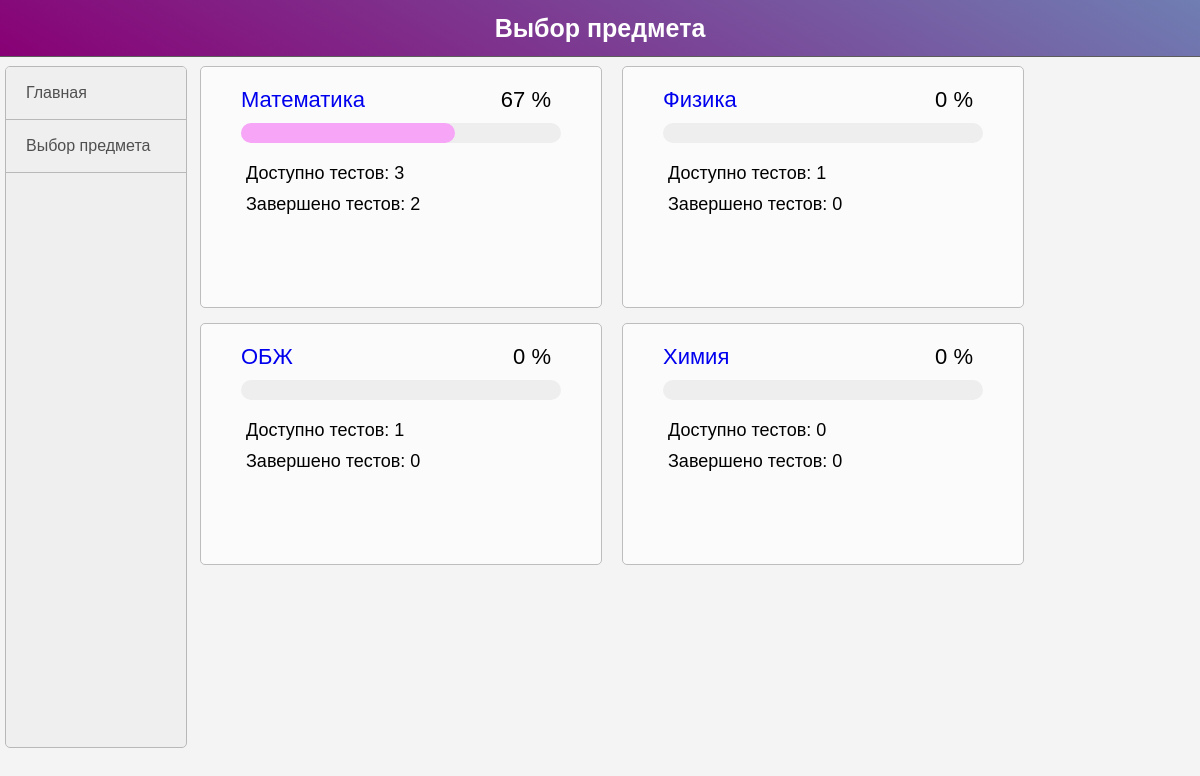
The page /subjects (signed in) on the database its author committed.
### models.py (models this page shows, shortened)
class Subjects(db.Model):
    id = db.Column(db.Integer, primary_key=True)
    name = db.Column(db.String)

### main.py (the view)
@app.route('/subjects')
@login_required
def subjects():
    subjects = []
    for s in Subjects.query.all():
        tests = Tests.query.filter_by(subject_id=s.id)
        tests_count= len(list(tests))
        completed_tests_count = len(list(Attempt.query.with_entities(Attempt.test_id, Attempt.user_id).filter(Attempt.test_id.in_(t.id for t in tests), Attempt.user_id.is_(g.user.id)).distinct()))
        progress = round(completed_tests_count/tests_count*100) if tests_count > 0 else 0
        subjects.append({**vars(s), 'tests_count': tests_count, 'completed_tests_count': completed_tests_count, 'progress': progress})
    return render_template('subjects.html', subjects=subjects)

### main.py (called while the page is built)
@app.before_request
def before_request():
    g.user = current_user
    g.id = 0 if not g.user.is_authenticated else g.user.id

### models.py (called while the page is built)
@lm.user_loader
def load_user(id):
    return Users.query.get(int(id))

### templates/subjects.html (shortened to what this page needs)
{% extends "base.html" %}
{% block title %}Выбор предмета{% endblock %}
{% block content %}
	{% for subj in subjects %}
	<div class="content-block">
		<div class="progress"> {{subj.progress}} %</div>
		<div class="subject-name">
			<a href={{ url_for('tests_view', subject_id=subj.id) }}>
				{{subj.name}}
			</a>
		</div>
		<div class="bar">
			<div id="{{ subj.id }}" class="progress__bar"></div>
		</div>
		<div class="tests-count"> Доступно тестов: {{subj.tests_count}} </div>
		<div class="completed-tests-count"> Завершено тестов: {{subj.completed_tests_count}} </div>
	</div>
	{% endfor %}
{% endblock %}

### templates/base.html (shortened to what this page needs)
<!DOCTYPE html>
<html lang="en">
<head>
</head>
<body>
  <div class="menu">
    <ul class="menu-list">
      <li><a href="/">Главная</a></li>
      <li class="menu-item"><a href="/subjects">Выбор предмета</a>
      </li>
    </ul>
  </div>
  <div class="title">
    {% block title %}
    {% endblock %}
  </div>
  <div class="content">
      {% block content %}
      {% endblock %}
  </div>
</body>
</html>

### templates/base.html (style rules this page uses)
body { margin: 0px; font-family: sans-serif; background-color: #f4f4f4; }
.title { display: flex; justify-content: center; align-items: center; color: #ffffff; position: fixed; background: linear-gradient(30deg, #880075, #6F7EB3); border-bottom: 1px solid #5c5c5c; height: 7vh; width: 100%; top: 0; font-size: 25px; font-weight: 600; }
.content { margin-top: 7vh; width: 85%; float: right; }
.content-block { margin: 10px 20px 5px 20px; padding-left: 35px; border: 1px solid #bdbdbd; border-radius: 5px; background-color: #fbfbfb; padding: 20px 40px; }
.menu { position: fixed; left: 0; top: 7vh; margin: 10px 0 0 5px; overflow-y:auto; width: 15%; height: 85vh; display: block; background-color: #efefef; border: 1px solid #b8b8b8; border-spacing: 2px; border-radius: 5px; }
a { text-decoration: none; }
ul { margin: 0; padding: 0; list-style: none; }
.menu-list a { padding: 17px 20px; display: block; transition: 0.5s; border-bottom: 1px solid #b8b8b8; color: #505050; background-color: #efefef; width: inherit; }
.menu-item { position: relative; }

### templates/subjects.html (style rules this page uses)
.content-block { width: 21vw; height: 25vh; min-height: 70px; min-width: 320px; float: left; margin: 10px 0 5px 20px; overflow: hidden; }
.bar { width: 100%; height: 20px; margin: 10px 0; background: #eee; border-radius: 25px; }
.progress__bar { height: 20px; width: 0%; background: #f6f8; border-radius: 25px; }
.progress { margin-right: 10px; float: right; font-size: 22px; }
.subject-name { font-size: 22px; text-decoration: none; color: #5d0095; }
.tests-count, .completed-tests-count { padding: 10px 0 0 5px; font-size: 18px; }

### rows shown on the page
Subjects: progress "67", name "Математика", tests_count "3", completed_tests_count "2"
Subjects: progress "0", name "Физика", tests_count "1", completed_tests_count "0"
Subjects: progress "0", name "ОБЖ", tests_count "1", completed_tests_count "0"
Subjects: progress "0", name "Химия", tests_count "0", completed_tests_count "0"
